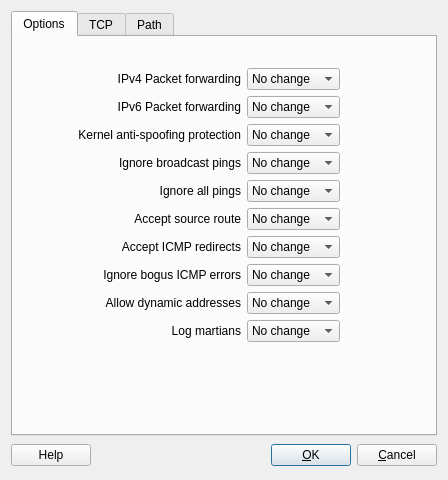
<ui version="4.0" >
 <class>ipcoposAdvancedDialog_q</class>
 <widget class="QDialog" name="ipcoposAdvancedDialog_q" >
  <property name="geometry" >
   <rect>
    <x>0</x>
    <y>0</y>
    <width>448</width>
    <height>480</height>
   </rect>
  </property>
  <property name="windowTitle" >
   <string>IPCOP: advanced settings</string>
  </property>
  <layout class="QGridLayout" >
   <item row="0" column="0" >
    <widget class="QTabWidget" name="tabWidget" >
     <property name="tabShape" >
      <enum>QTabWidget::Rounded</enum>
     </property>
     <property name="currentIndex" >
      <number>0</number>
     </property>
     <widget class="QWidget" name="tab0" >
      <attribute name="title" >
       <string>Options</string>
      </attribute>
      <layout class="QGridLayout" >
       <item row="0" column="0" colspan="2" >
        <spacer>
         <property name="orientation" >
          <enum>Qt::Vertical</enum>
         </property>
         <property name="sizeType" >
          <enum>QSizePolicy::Fixed</enum>
         </property>
         <property name="sizeHint" stdset="0" >
          <size>
           <width>20</width>
           <height>20</height>
          </size>
         </property>
        </spacer>
       </item>
       <item row="1" column="0" colspan="2" >
        <widget class="QLabel" name="label368" >
         <property name="text" >
          <string>IPv4 Packet forwarding</string>
         </property>
         <property name="alignment" >
          <set>Qt::AlignRight|Qt::AlignTrailing|Qt::AlignVCenter</set>
         </property>
         <property name="wordWrap" >
          <bool>false</bool>
         </property>
        </widget>
       </item>
       <item row="1" column="2" >
        <widget class="QComboBox" name="linux24_ip_forward" >
         <item>
          <property name="text" >
           <string>No change</string>
          </property>
         </item>
         <item>
          <property name="text" >
           <string>On</string>
          </property>
         </item>
         <item>
          <property name="text" >
           <string>Off</string>
          </property>
         </item>
        </widget>
       </item>
       <item rowspan="7" row="1" column="3" >
        <spacer>
         <property name="orientation" >
          <enum>Qt::Horizontal</enum>
         </property>
         <property name="sizeType" >
          <enum>QSizePolicy::Expanding</enum>
         </property>
         <property name="sizeHint" stdset="0" >
          <size>
           <width>40</width>
           <height>150</height>
          </size>
         </property>
        </spacer>
       </item>
       <item row="2" column="0" colspan="2" >
        <widget class="QLabel" name="label368_2" >
         <property name="text" >
          <string>IPv6 Packet forwarding</string>
         </property>
         <property name="alignment" >
          <set>Qt::AlignRight|Qt::AlignTrailing|Qt::AlignVCenter</set>
         </property>
         <property name="wordWrap" >
          <bool>false</bool>
         </property>
        </widget>
       </item>
       <item row="2" column="2" >
        <widget class="QComboBox" name="linux24_ipv6_forward" >
         <item>
          <property name="text" >
           <string>No change</string>
          </property>
         </item>
         <item>
          <property name="text" >
           <string>On</string>
          </property>
         </item>
         <item>
          <property name="text" >
           <string>Off</string>
          </property>
         </item>
        </widget>
       </item>
       <item row="3" column="0" colspan="2" >
        <widget class="QLabel" name="label369" >
         <property name="text" >
          <string>Kernel anti-spoofing protection</string>
         </property>
         <property name="alignment" >
          <set>Qt::AlignRight|Qt::AlignTrailing|Qt::AlignVCenter</set>
         </property>
         <property name="wordWrap" >
          <bool>false</bool>
         </property>
        </widget>
       </item>
       <item row="3" column="2" >
        <widget class="QComboBox" name="linux24_rp_filter" >
         <item>
          <property name="text" >
           <string>No change</string>
          </property>
         </item>
         <item>
          <property name="text" >
           <string>On</string>
          </property>
         </item>
         <item>
          <property name="text" >
           <string>Off</string>
          </property>
         </item>
        </widget>
       </item>
       <item row="4" column="0" colspan="2" >
        <widget class="QLabel" name="label370" >
         <property name="text" >
          <string>Ignore broadcast pings</string>
         </property>
         <property name="alignment" >
          <set>Qt::AlignRight|Qt::AlignTrailing|Qt::AlignVCenter</set>
         </property>
         <property name="wordWrap" >
          <bool>false</bool>
         </property>
        </widget>
       </item>
       <item row="4" column="2" >
        <widget class="QComboBox" name="linux24_icmp_echo_ignore_broadcasts" >
         <item>
          <property name="text" >
           <string>No change</string>
          </property>
         </item>
         <item>
          <property name="text" >
           <string>On</string>
          </property>
         </item>
         <item>
          <property name="text" >
           <string>Off</string>
          </property>
         </item>
        </widget>
       </item>
       <item row="5" column="0" colspan="2" >
        <widget class="QLabel" name="label386" >
         <property name="text" >
          <string>Ignore all pings</string>
         </property>
         <property name="alignment" >
          <set>Qt::AlignRight|Qt::AlignTrailing|Qt::AlignVCenter</set>
         </property>
         <property name="wordWrap" >
          <bool>false</bool>
         </property>
        </widget>
       </item>
       <item row="5" column="2" >
        <widget class="QComboBox" name="linux24_icmp_echo_ignore_all" >
         <item>
          <property name="text" >
           <string>No change</string>
          </property>
         </item>
         <item>
          <property name="text" >
           <string>On</string>
          </property>
         </item>
         <item>
          <property name="text" >
           <string>Off</string>
          </property>
         </item>
        </widget>
       </item>
       <item row="6" column="0" colspan="2" >
        <widget class="QLabel" name="label371" >
         <property name="text" >
          <string>Accept source route</string>
         </property>
         <property name="alignment" >
          <set>Qt::AlignRight|Qt::AlignTrailing|Qt::AlignVCenter</set>
         </property>
         <property name="wordWrap" >
          <bool>false</bool>
         </property>
        </widget>
       </item>
       <item row="6" column="2" >
        <widget class="QComboBox" name="linux24_accept_source_route" >
         <item>
          <property name="text" >
           <string>No change</string>
          </property>
         </item>
         <item>
          <property name="text" >
           <string>On</string>
          </property>
         </item>
         <item>
          <property name="text" >
           <string>Off</string>
          </property>
         </item>
        </widget>
       </item>
       <item row="7" column="0" colspan="2" >
        <widget class="QLabel" name="label373" >
         <property name="text" >
          <string>Accept ICMP redirects</string>
         </property>
         <property name="alignment" >
          <set>Qt::AlignRight|Qt::AlignTrailing|Qt::AlignVCenter</set>
         </property>
         <property name="wordWrap" >
          <bool>false</bool>
         </property>
        </widget>
       </item>
       <item row="7" column="2" >
        <widget class="QComboBox" name="linux24_accept_redirects" >
         <item>
          <property name="text" >
           <string>No change</string>
          </property>
         </item>
         <item>
          <property name="text" >
           <string>On</string>
          </property>
         </item>
         <item>
          <property name="text" >
           <string>Off</string>
          </property>
         </item>
        </widget>
       </item>
       <item row="8" column="0" colspan="2" >
        <widget class="QLabel" name="label374" >
         <property name="text" >
          <string>Ignore bogus ICMP errors</string>
         </property>
         <property name="alignment" >
          <set>Qt::AlignRight|Qt::AlignTrailing|Qt::AlignVCenter</set>
         </property>
         <property name="wordWrap" >
          <bool>false</bool>
         </property>
        </widget>
       </item>
       <item row="8" column="2" >
        <widget class="QComboBox" name="linux24_icmp_ignore_bogus_error_responses" >
         <item>
          <property name="text" >
           <string>No change</string>
          </property>
         </item>
         <item>
          <property name="text" >
           <string>On</string>
          </property>
         </item>
         <item>
          <property name="text" >
           <string>Off</string>
          </property>
         </item>
        </widget>
       </item>
       <item row="9" column="0" colspan="2" >
        <widget class="QLabel" name="label375" >
         <property name="text" >
          <string>Allow dynamic addresses</string>
         </property>
         <property name="alignment" >
          <set>Qt::AlignRight|Qt::AlignTrailing|Qt::AlignVCenter</set>
         </property>
         <property name="wordWrap" >
          <bool>false</bool>
         </property>
        </widget>
       </item>
       <item row="9" column="2" >
        <widget class="QComboBox" name="linux24_ip_dynaddr" >
         <item>
          <property name="text" >
           <string>No change</string>
          </property>
         </item>
         <item>
          <property name="text" >
           <string>On</string>
          </property>
         </item>
         <item>
          <property name="text" >
           <string>Off</string>
          </property>
         </item>
        </widget>
       </item>
       <item row="10" column="0" >
        <spacer>
         <property name="orientation" >
          <enum>Qt::Horizontal</enum>
         </property>
         <property name="sizeType" >
          <enum>QSizePolicy::Fixed</enum>
         </property>
         <property name="sizeHint" stdset="0" >
          <size>
           <width>141</width>
           <height>21</height>
          </size>
         </property>
        </spacer>
       </item>
       <item row="10" column="1" >
        <widget class="QLabel" name="label380" >
         <property name="text" >
          <string>Log martians</string>
         </property>
         <property name="alignment" >
          <set>Qt::AlignRight|Qt::AlignTrailing|Qt::AlignVCenter</set>
         </property>
         <property name="wordWrap" >
          <bool>false</bool>
         </property>
        </widget>
       </item>
       <item row="10" column="2" >
        <widget class="QComboBox" name="linux24_log_martians" >
         <property name="whatsThis" >
          <string comment="whats this comment" >whats this text</string>
         </property>
         <item>
          <property name="text" >
           <string>No change</string>
          </property>
         </item>
         <item>
          <property name="text" >
           <string>On</string>
          </property>
         </item>
         <item>
          <property name="text" >
           <string>Off</string>
          </property>
         </item>
        </widget>
       </item>
       <item row="11" column="2" >
        <spacer>
         <property name="orientation" >
          <enum>Qt::Vertical</enum>
         </property>
         <property name="sizeType" >
          <enum>QSizePolicy::Expanding</enum>
         </property>
         <property name="sizeHint" stdset="0" >
          <size>
           <width>93</width>
           <height>21</height>
          </size>
         </property>
        </spacer>
       </item>
      </layout>
     </widget>
     <widget class="QWidget" name="tab1" >
      <attribute name="title" >
       <string>TCP</string>
      </attribute>
      <layout class="QGridLayout" >
       <property name="margin" >
        <number>6</number>
       </property>
       <property name="spacing" >
        <number>6</number>
       </property>
       <item row="1" column="0" colspan="4" >
        <widget class="QLabel" name="network_tab_txt2" >
         <property name="text" >
          <string>These parameters make sense for connections to or from the firewall host</string>
         </property>
         <property name="alignment" >
          <set>Qt::AlignCenter</set>
         </property>
         <property name="wordWrap" >
          <bool>true</bool>
         </property>
        </widget>
       </item>
       <item row="0" column="1" >
        <spacer>
         <property name="orientation" >
          <enum>Qt::Vertical</enum>
         </property>
         <property name="sizeType" >
          <enum>QSizePolicy::Fixed</enum>
         </property>
         <property name="sizeHint" stdset="0" >
          <size>
           <width>20</width>
           <height>20</height>
          </size>
         </property>
        </spacer>
       </item>
       <item row="10" column="2" >
        <spacer>
         <property name="orientation" >
          <enum>Qt::Vertical</enum>
         </property>
         <property name="sizeType" >
          <enum>QSizePolicy::Expanding</enum>
         </property>
         <property name="sizeHint" stdset="0" >
          <size>
           <width>20</width>
           <height>30</height>
          </size>
         </property>
        </spacer>
       </item>
       <item rowspan="3" row="2" column="3" >
        <spacer>
         <property name="orientation" >
          <enum>Qt::Horizontal</enum>
         </property>
         <property name="sizeType" >
          <enum>QSizePolicy::Expanding</enum>
         </property>
         <property name="sizeHint" stdset="0" >
          <size>
           <width>100</width>
           <height>50</height>
          </size>
         </property>
        </spacer>
       </item>
       <item row="10" column="0" >
        <spacer>
         <property name="orientation" >
          <enum>Qt::Horizontal</enum>
         </property>
         <property name="sizeType" >
          <enum>QSizePolicy::Fixed</enum>
         </property>
         <property name="sizeHint" stdset="0" >
          <size>
           <width>150</width>
           <height>20</height>
          </size>
         </property>
        </spacer>
       </item>
       <item row="2" column="1" colspan="2" >
        <widget class="QSpinBox" name="linux24_tcp_fin_timeout" >
         <property name="minimum" >
          <number>0</number>
         </property>
         <property name="maximum" >
          <number>1000</number>
         </property>
         <property name="value" >
          <number>30</number>
         </property>
        </widget>
       </item>
       <item row="3" column="1" colspan="2" >
        <widget class="QSpinBox" name="linux24_tcp_keepalive_interval" >
         <property name="minimum" >
          <number>0</number>
         </property>
         <property name="maximum" >
          <number>10000</number>
         </property>
         <property name="value" >
          <number>1800</number>
         </property>
        </widget>
       </item>
       <item row="4" column="1" colspan="2" >
        <widget class="QComboBox" name="linux24_tcp_window_scaling" >
         <item>
          <property name="text" >
           <string>No change</string>
          </property>
         </item>
         <item>
          <property name="text" >
           <string>On</string>
          </property>
         </item>
         <item>
          <property name="text" >
           <string>Off</string>
          </property>
         </item>
        </widget>
       </item>
       <item row="5" column="1" colspan="2" >
        <widget class="QComboBox" name="linux24_tcp_sack" >
         <item>
          <property name="text" >
           <string>No change</string>
          </property>
         </item>
         <item>
          <property name="text" >
           <string>On</string>
          </property>
         </item>
         <item>
          <property name="text" >
           <string>Off</string>
          </property>
         </item>
        </widget>
       </item>
       <item row="6" column="1" colspan="2" >
        <widget class="QComboBox" name="linux24_tcp_fack" >
         <item>
          <property name="text" >
           <string>No change</string>
          </property>
         </item>
         <item>
          <property name="text" >
           <string>On</string>
          </property>
         </item>
         <item>
          <property name="text" >
           <string>Off</string>
          </property>
         </item>
        </widget>
       </item>
       <item row="7" column="1" colspan="2" >
        <widget class="QComboBox" name="linux24_tcp_ecn" >
         <item>
          <property name="text" >
           <string>No change</string>
          </property>
         </item>
         <item>
          <property name="text" >
           <string>On</string>
          </property>
         </item>
         <item>
          <property name="text" >
           <string>Off</string>
          </property>
         </item>
        </widget>
       </item>
       <item row="8" column="1" colspan="2" >
        <widget class="QComboBox" name="linux24_tcp_syncookies" >
         <item>
          <property name="text" >
           <string>No change</string>
          </property>
         </item>
         <item>
          <property name="text" >
           <string>On</string>
          </property>
         </item>
         <item>
          <property name="text" >
           <string>Off</string>
          </property>
         </item>
        </widget>
       </item>
       <item row="9" column="1" colspan="2" >
        <widget class="QComboBox" name="linux24_tcp_timestamps" >
         <item>
          <property name="text" >
           <string>No change</string>
          </property>
         </item>
         <item>
          <property name="text" >
           <string>On</string>
          </property>
         </item>
         <item>
          <property name="text" >
           <string>Off</string>
          </property>
         </item>
        </widget>
       </item>
       <item row="5" column="0" >
        <widget class="QLabel" name="label379" >
         <property name="text" >
          <string>TCP sack</string>
         </property>
         <property name="alignment" >
          <set>Qt::AlignRight|Qt::AlignTrailing|Qt::AlignVCenter</set>
         </property>
         <property name="wordWrap" >
          <bool>false</bool>
         </property>
        </widget>
       </item>
       <item row="4" column="0" >
        <widget class="QLabel" name="label378" >
         <property name="text" >
          <string>TCP window scaling</string>
         </property>
         <property name="alignment" >
          <set>Qt::AlignRight|Qt::AlignTrailing|Qt::AlignVCenter</set>
         </property>
         <property name="wordWrap" >
          <bool>false</bool>
         </property>
        </widget>
       </item>
       <item row="7" column="0" >
        <widget class="QLabel" name="label383" >
         <property name="text" >
          <string>TCP ECN</string>
         </property>
         <property name="alignment" >
          <set>Qt::AlignRight|Qt::AlignTrailing|Qt::AlignVCenter</set>
         </property>
         <property name="wordWrap" >
          <bool>false</bool>
         </property>
        </widget>
       </item>
       <item row="8" column="0" >
        <widget class="QLabel" name="label372" >
         <property name="text" >
          <string>TCP SYN cookies</string>
         </property>
         <property name="alignment" >
          <set>Qt::AlignRight|Qt::AlignTrailing|Qt::AlignVCenter</set>
         </property>
         <property name="wordWrap" >
          <bool>false</bool>
         </property>
        </widget>
       </item>
       <item row="3" column="0" >
        <widget class="QLabel" name="label377" >
         <property name="text" >
          <string>TCP keepalive time (sec)</string>
         </property>
         <property name="alignment" >
          <set>Qt::AlignRight|Qt::AlignTrailing|Qt::AlignVCenter</set>
         </property>
         <property name="wordWrap" >
          <bool>false</bool>
         </property>
        </widget>
       </item>
       <item row="6" column="0" >
        <widget class="QLabel" name="label384" >
         <property name="text" >
          <string>TCP fack</string>
         </property>
         <property name="alignment" >
          <set>Qt::AlignRight|Qt::AlignTrailing|Qt::AlignVCenter</set>
         </property>
         <property name="wordWrap" >
          <bool>false</bool>
         </property>
        </widget>
       </item>
       <item row="9" column="0" >
        <widget class="QLabel" name="label385" >
         <property name="text" >
          <string>TCP timestamps</string>
         </property>
         <property name="alignment" >
          <set>Qt::AlignRight|Qt::AlignTrailing|Qt::AlignVCenter</set>
         </property>
         <property name="wordWrap" >
          <bool>false</bool>
         </property>
        </widget>
       </item>
       <item row="2" column="0" >
        <widget class="QLabel" name="label376" >
         <property name="text" >
          <string>TCP FIN timeout (sec)</string>
         </property>
         <property name="alignment" >
          <set>Qt::AlignRight|Qt::AlignTrailing|Qt::AlignVCenter</set>
         </property>
         <property name="wordWrap" >
          <bool>false</bool>
         </property>
        </widget>
       </item>
      </layout>
     </widget>
     <widget class="QWidget" name="tab2" >
      <attribute name="title" >
       <string>Path</string>
      </attribute>
      <layout class="QGridLayout" >
       <item row="0" column="1" >
        <spacer>
         <property name="orientation" >
          <enum>Qt::Vertical</enum>
         </property>
         <property name="sizeType" >
          <enum>QSizePolicy::Fixed</enum>
         </property>
         <property name="sizeHint" stdset="0" >
          <size>
           <width>20</width>
           <height>20</height>
          </size>
         </property>
        </spacer>
       </item>
       <item row="1" column="0" colspan="3" >
        <widget class="QLabel" name="label456" >
         <property name="text" >
          <string>Specify directory path and a file name for each utility on your firewall machine. Leave these empty if you want to use default values.</string>
         </property>
         <property name="alignment" >
          <set>Qt::AlignCenter</set>
         </property>
         <property name="wordWrap" >
          <bool>true</bool>
         </property>
        </widget>
       </item>
       <item row="2" column="0" >
        <widget class="QLabel" name="label453" >
         <property name="text" >
          <string>iptables:</string>
         </property>
         <property name="alignment" >
          <set>Qt::AlignRight|Qt::AlignTrailing|Qt::AlignVCenter</set>
         </property>
         <property name="wordWrap" >
          <bool>false</bool>
         </property>
        </widget>
       </item>
       <item row="2" column="1" colspan="2" >
        <widget class="QLineEdit" name="linux24_path_iptables" />
       </item>
       <item row="3" column="0" >
        <widget class="QLabel" name="label" >
         <property name="layoutDirection" >
          <enum>Qt::RightToLeft</enum>
         </property>
         <property name="text" >
          <string>:ip6tables</string>
         </property>
        </widget>
       </item>
       <item row="3" column="1" colspan="2" >
        <widget class="QLineEdit" name="linux24_path_ip6tables" />
       </item>
       <item row="4" column="0" >
        <widget class="QLabel" name="label454" >
         <property name="text" >
          <string>ip:</string>
         </property>
         <property name="alignment" >
          <set>Qt::AlignRight|Qt::AlignTrailing|Qt::AlignVCenter</set>
         </property>
         <property name="wordWrap" >
          <bool>false</bool>
         </property>
        </widget>
       </item>
       <item row="4" column="1" colspan="2" >
        <widget class="QLineEdit" name="linux24_path_ip" />
       </item>
       <item row="5" column="0" >
        <widget class="QLabel" name="label455" >
         <property name="text" >
          <string>logger:</string>
         </property>
         <property name="alignment" >
          <set>Qt::AlignRight|Qt::AlignTrailing|Qt::AlignVCenter</set>
         </property>
         <property name="wordWrap" >
          <bool>false</bool>
         </property>
        </widget>
       </item>
       <item row="5" column="1" colspan="2" >
        <widget class="QLineEdit" name="linux24_path_logger" />
       </item>
       <item row="6" column="0" >
        <widget class="QLabel" name="label458" >
         <property name="text" >
          <string>modprobe:</string>
         </property>
         <property name="alignment" >
          <set>Qt::AlignRight|Qt::AlignTrailing|Qt::AlignVCenter</set>
         </property>
         <property name="wordWrap" >
          <bool>false</bool>
         </property>
        </widget>
       </item>
       <item row="6" column="1" colspan="2" >
        <widget class="QLineEdit" name="linux24_path_modprobe" />
       </item>
       <item row="7" column="0" >
        <widget class="QLabel" name="label459" >
         <property name="text" >
          <string>lsmod</string>
         </property>
         <property name="alignment" >
          <set>Qt::AlignRight|Qt::AlignTrailing|Qt::AlignVCenter</set>
         </property>
         <property name="wordWrap" >
          <bool>false</bool>
         </property>
        </widget>
       </item>
       <item row="7" column="1" colspan="2" >
        <widget class="QLineEdit" name="linux24_path_lsmod" />
       </item>
       <item row="8" column="0" >
        <widget class="QLabel" name="label453_2" >
         <property name="text" >
          <string>iptables-restore:</string>
         </property>
         <property name="alignment" >
          <set>Qt::AlignRight|Qt::AlignTrailing|Qt::AlignVCenter</set>
         </property>
         <property name="wordWrap" >
          <bool>false</bool>
         </property>
        </widget>
       </item>
       <item row="8" column="1" colspan="2" >
        <widget class="QLineEdit" name="linux24_path_iptables_restore" />
       </item>
       <item row="9" column="0" >
        <widget class="QLabel" name="label_2" >
         <property name="layoutDirection" >
          <enum>Qt::RightToLeft</enum>
         </property>
         <property name="text" >
          <string>:ip6tables-restore</string>
         </property>
        </widget>
       </item>
       <item row="9" column="1" colspan="2" >
        <widget class="QLineEdit" name="linux24_path_ip6tables_restore" />
       </item>
       <item row="10" column="0" >
        <spacer>
         <property name="orientation" >
          <enum>Qt::Horizontal</enum>
         </property>
         <property name="sizeType" >
          <enum>QSizePolicy::Fixed</enum>
         </property>
         <property name="sizeHint" stdset="0" >
          <size>
           <width>150</width>
           <height>20</height>
          </size>
         </property>
        </spacer>
       </item>
       <item row="10" column="2" >
        <spacer>
         <property name="orientation" >
          <enum>Qt::Vertical</enum>
         </property>
         <property name="sizeType" >
          <enum>QSizePolicy::Expanding</enum>
         </property>
         <property name="sizeHint" stdset="0" >
          <size>
           <width>20</width>
           <height>60</height>
          </size>
         </property>
        </spacer>
       </item>
      </layout>
     </widget>
    </widget>
   </item>
   <item row="1" column="0" >
    <layout class="QHBoxLayout" >
     <item>
      <widget class="QPushButton" name="buttonHelp" >
       <property name="text" >
        <string>Help</string>
       </property>
      </widget>
     </item>
     <item>
      <spacer>
       <property name="orientation" >
        <enum>Qt::Horizontal</enum>
       </property>
       <property name="sizeType" >
        <enum>QSizePolicy::Expanding</enum>
       </property>
       <property name="sizeHint" stdset="0" >
        <size>
         <width>151</width>
         <height>27</height>
        </size>
       </property>
      </spacer>
     </item>
     <item>
      <widget class="QPushButton" name="buttonOk" >
       <property name="text" >
        <string>&amp;OK</string>
       </property>
       <property name="shortcut" >
        <string/>
       </property>
       <property name="autoDefault" >
        <bool>true</bool>
       </property>
       <property name="default" >
        <bool>true</bool>
       </property>
      </widget>
     </item>
     <item>
      <widget class="QPushButton" name="buttonCancel" >
       <property name="text" >
        <string>&amp;Cancel</string>
       </property>
       <property name="shortcut" >
        <string/>
       </property>
       <property name="autoDefault" >
        <bool>true</bool>
       </property>
      </widget>
     </item>
    </layout>
   </item>
  </layout>
 </widget>
 <layoutdefault spacing="6" margin="11" />
 <tabstops>
  <tabstop>linux24_ip_forward</tabstop>
  <tabstop>linux24_ipv6_forward</tabstop>
  <tabstop>linux24_rp_filter</tabstop>
  <tabstop>linux24_icmp_echo_ignore_broadcasts</tabstop>
  <tabstop>linux24_icmp_echo_ignore_all</tabstop>
  <tabstop>linux24_accept_source_route</tabstop>
  <tabstop>linux24_accept_redirects</tabstop>
  <tabstop>linux24_icmp_ignore_bogus_error_responses</tabstop>
  <tabstop>linux24_ip_dynaddr</tabstop>
  <tabstop>linux24_log_martians</tabstop>
  <tabstop>buttonOk</tabstop>
  <tabstop>buttonCancel</tabstop>
  <tabstop>linux24_tcp_fin_timeout</tabstop>
  <tabstop>linux24_tcp_keepalive_interval</tabstop>
  <tabstop>linux24_tcp_window_scaling</tabstop>
  <tabstop>linux24_tcp_sack</tabstop>
  <tabstop>linux24_tcp_fack</tabstop>
  <tabstop>linux24_tcp_ecn</tabstop>
  <tabstop>linux24_tcp_syncookies</tabstop>
  <tabstop>linux24_tcp_timestamps</tabstop>
  <tabstop>linux24_path_iptables</tabstop>
  <tabstop>linux24_path_ip6tables</tabstop>
  <tabstop>linux24_path_ip</tabstop>
  <tabstop>linux24_path_logger</tabstop>
  <tabstop>linux24_path_modprobe</tabstop>
  <tabstop>linux24_path_lsmod</tabstop>
  <tabstop>linux24_path_iptables_restore</tabstop>
  <tabstop>linux24_path_ip6tables_restore</tabstop>
  <tabstop>tabWidget</tabstop>
 </tabstops>
 <resources/>
 <connections>
  <connection>
   <sender>buttonCancel</sender>
   <signal>clicked()</signal>
   <receiver>ipcoposAdvancedDialog_q</receiver>
   <slot>reject()</slot>
   <hints>
    <hint type="sourcelabel" >
     <x>395</x>
     <y>447</y>
    </hint>
    <hint type="destinationlabel" >
     <x>223</x>
     <y>239</y>
    </hint>
   </hints>
  </connection>
  <connection>
   <sender>buttonOk</sender>
   <signal>clicked()</signal>
   <receiver>ipcoposAdvancedDialog_q</receiver>
   <slot>accept()</slot>
   <hints>
    <hint type="sourcelabel" >
     <x>314</x>
     <y>447</y>
    </hint>
    <hint type="destinationlabel" >
     <x>223</x>
     <y>239</y>
    </hint>
   </hints>
  </connection>
  <connection>
   <sender>buttonHelp</sender>
   <signal>clicked()</signal>
   <receiver>ipcoposAdvancedDialog_q</receiver>
   <slot>help()</slot>
   <hints>
    <hint type="sourcelabel" >
     <x>47</x>
     <y>447</y>
    </hint>
    <hint type="destinationlabel" >
     <x>223</x>
     <y>239</y>
    </hint>
   </hints>
  </connection>
 </connections>
 <slots>
  <slot>help()</slot>
 </slots>
</ui>
